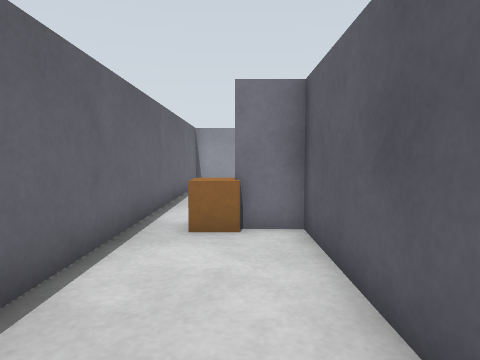
View 1 (above)

17 first-person views from a walk through a world built for the Gazebo simulator. The camera is 0.72 m above the floor, tilts 4° down and sees 75° across. The floor is counted in squares, 0.5 m on a side. Each view is taken from the middle of a square. On the plan, view 1 faces up. The plan holds only what a view shows up to about 15 squares ahead; the rest is blank. The place goes on beyond the plan.

View 2
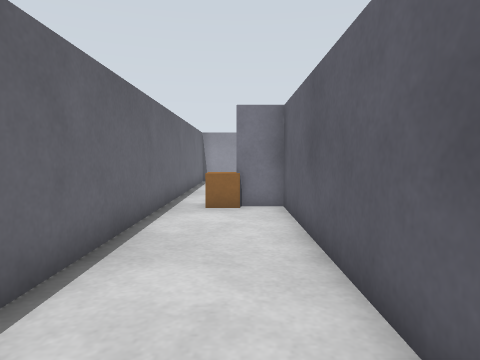

View 3
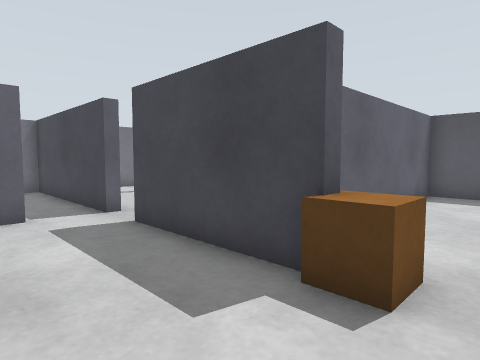

View 4
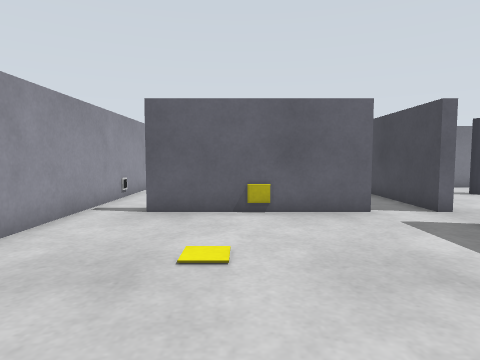

View 5
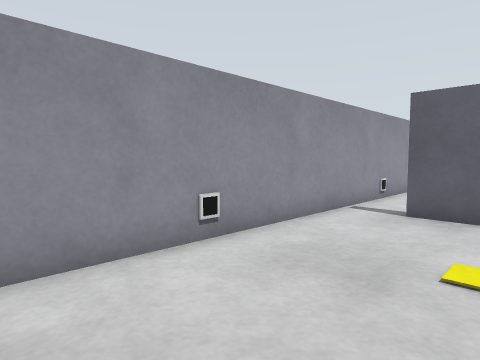

View 6
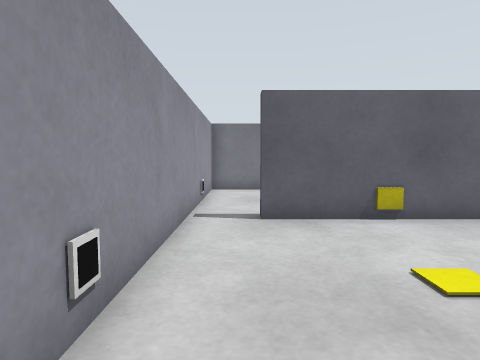

View 7
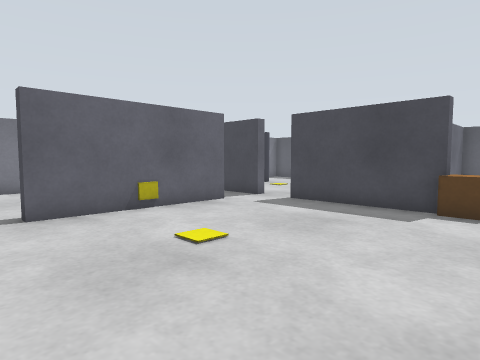

View 8
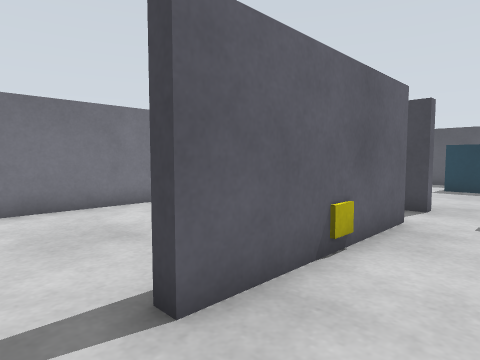

View 9
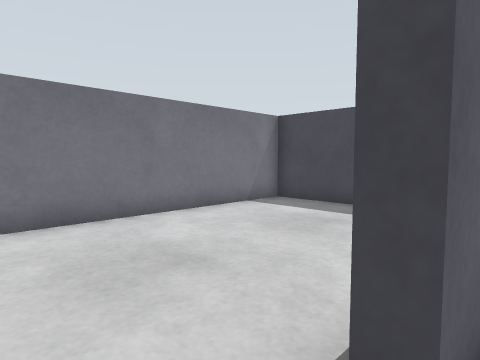

View 10
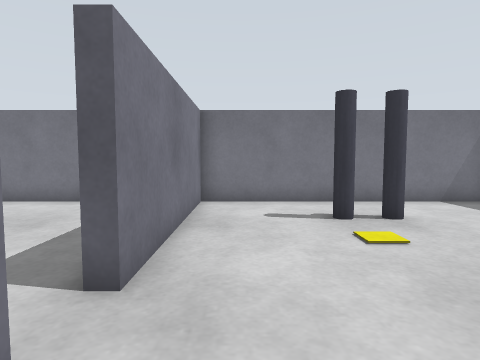

View 11
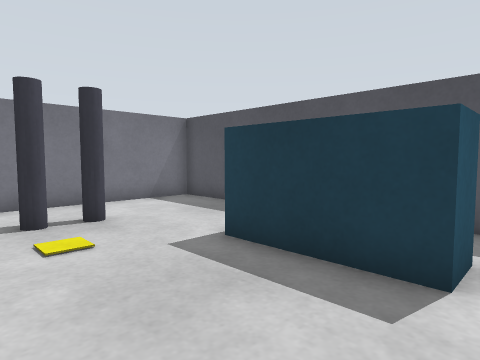

View 12
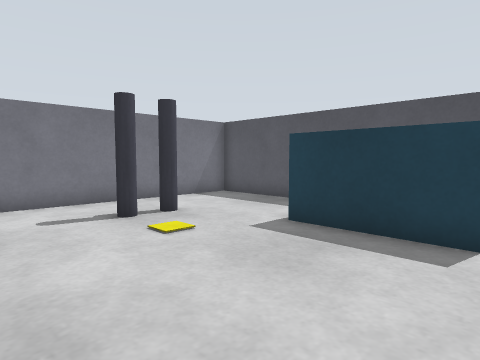

View 13
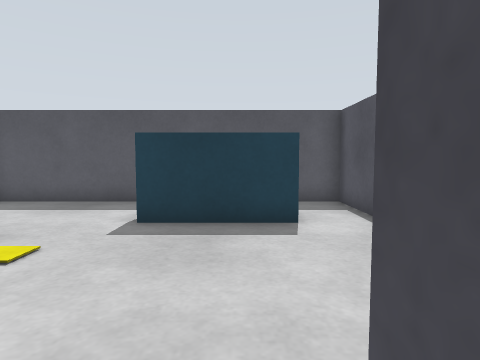

View 14
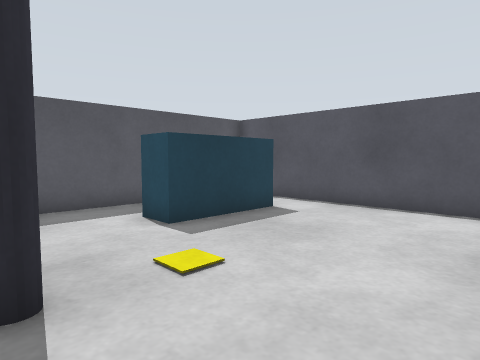

View 15
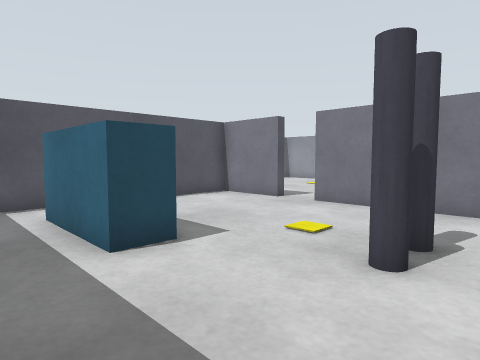

View 16
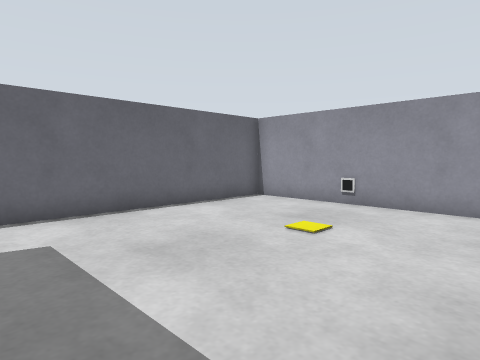

View 17
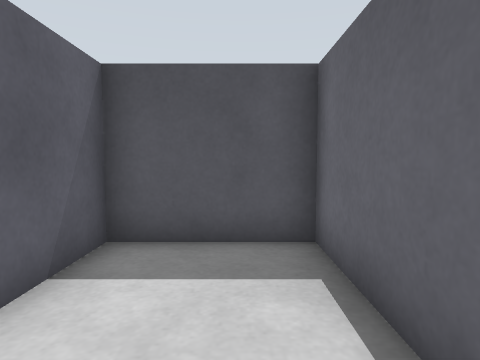

### Floor plan
Ten units are one square. View 1 is at (0, 0); x grows to the right and y downward. Boxes are objects, and circles mark ways between rooms. Rooms are numbered by the first view taken in them; rooms with no view inside come last. Other rooms are left out.
<svg viewBox="-28 -170 166 208">
<path fill="none" stroke="#000" d="M4 -67 47 -67M63 -84 63 -145M66 -163 -23 -163 -23 33 13 33 13 -63 4 -63M47 -67 47 -63 17 -63 17 33 133 33 133 -63 63 -63 63 -67M63 -145 68 -145M63 -67 133 -67 133 -163 66 -163"/>
<rect x="-15" y="-75" width="20" height="20" fill="#bbb"><title>brown box</title></rect>
<rect x="15" y="-165" width="10" height="10" fill="#bbb"><title>marker</title></rect>
<rect x="55" y="-125" width="10" height="10" fill="#bbb"><title>yellow box</title></rect>
<rect x="35" y="-5" width="40" height="20" fill="#bbb"><title>cyan box</title></rect>
<rect x="95" y="-35" width="10" height="10" fill="#bbb"><title>pipe</title></rect>
<rect x="105" y="-15" width="10" height="10" fill="#bbb"><title>pipe</title></rect>
<rect x="95" y="-165" width="10" height="10" fill="#bbb"><title>other object</title></rect>
<circle cx="55" cy="-70" r="3" fill="#2a7"/>
<circle cx="70" cy="-155" r="3" fill="#2a7"/>
<circle cx="70" cy="-80" r="3" fill="#2a7"/>
<text x="10" y="-80">1</text>
<text x="80" y="-20">2</text>
<text x="100" y="-120">3</text>
</svg>
Room 1 opens to room 2. Room 1 opens to room 3.

Where each view was taken, in squares from view 1:
view 1: 0 up, 0 right, facing up
view 2: 3 down, 0 right, facing up
view 3: 10 up, 2 left, facing down-right
view 4: 12 up, 2 left, facing right
view 5: 12 up, 2 left, facing up-right
view 6: 15 up, 1 left, facing right
view 7: 16 up, 2 left, facing down-right
view 8: 16 up, 4 right, facing down-right
view 9: 16 up, 6 right, facing down-right
view 10: 5 up, 3 right, facing right
view 11: 4 up, 3 right, facing down-right
view 12: 6 up, 3 right, facing down-right
view 13: 7 up, 5 right, facing down
view 14: 6 up, 11 right, facing down-left
view 15: 3 down, 12 right, facing up-left
view 16: 7 up, 6 right, facing up-left
view 17: 2 up, 1 left, facing down
